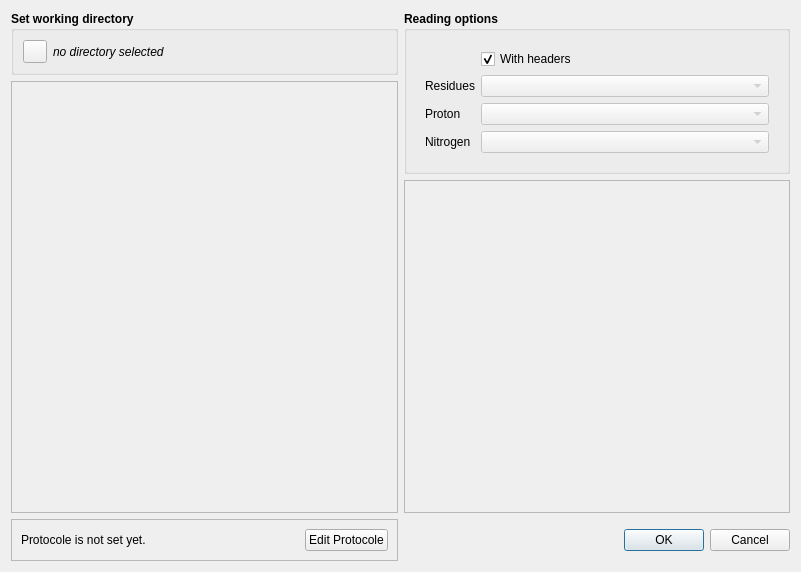
<?xml version="1.0" encoding="UTF-8"?>
<ui version="4.0">
 <class>Dialog</class>
 <widget class="QDialog" name="Dialog">
  <property name="windowModality">
   <enum>Qt::ApplicationModal</enum>
  </property>
  <property name="geometry">
   <rect>
    <x>0</x>
    <y>0</y>
    <width>801</width>
    <height>572</height>
   </rect>
  </property>
  <property name="windowTitle">
   <string>Setup new experiment</string>
  </property>
  <property name="autoFillBackground">
   <bool>false</bool>
  </property>
  <property name="sizeGripEnabled">
   <bool>false</bool>
  </property>
  <property name="modal">
   <bool>true</bool>
  </property>
  <layout class="QGridLayout" name="gridLayout">
   <item row="2" column="7">
    <widget class="QDialogButtonBox" name="buttonBox">
     <property name="orientation">
      <enum>Qt::Horizontal</enum>
     </property>
     <property name="standardButtons">
      <set>QDialogButtonBox::Cancel|QDialogButtonBox::Ok</set>
     </property>
    </widget>
   </item>
   <item row="1" column="7">
    <layout class="QGridLayout" name="gridLayout_2">
     <item row="0" column="0">
      <widget class="QGroupBox" name="groupBox_2">
       <property name="font">
        <font>
         <weight>75</weight>
         <bold>true</bold>
        </font>
       </property>
       <property name="title">
        <string>Reading options</string>
       </property>
       <property name="flat">
        <bool>true</bool>
       </property>
       <property name="checkable">
        <bool>false</bool>
       </property>
       <layout class="QVBoxLayout" name="verticalLayout_2">
        <item>
         <widget class="QWidget" name="formWidget" native="true">
          <property name="font">
           <font>
            <weight>50</weight>
            <bold>false</bold>
           </font>
          </property>
          <layout class="QFormLayout" name="formLayout_3">
           <item row="2" column="0">
            <widget class="QLabel" name="protonLabel">
             <property name="text">
              <string>Proton</string>
             </property>
            </widget>
           </item>
           <item row="2" column="1">
            <widget class="QComboBox" name="protonColumn">
             <property name="enabled">
              <bool>false</bool>
             </property>
            </widget>
           </item>
           <item row="3" column="0">
            <widget class="QLabel" name="nitrogenLabel">
             <property name="text">
              <string>Nitrogen</string>
             </property>
            </widget>
           </item>
           <item row="3" column="1">
            <widget class="QComboBox" name="nitrogenColumn">
             <property name="enabled">
              <bool>false</bool>
             </property>
            </widget>
           </item>
           <item row="1" column="0">
            <widget class="QLabel" name="residuLabel">
             <property name="text">
              <string>Residues</string>
             </property>
            </widget>
           </item>
           <item row="1" column="1">
            <widget class="QComboBox" name="residueColumn">
             <property name="enabled">
              <bool>false</bool>
             </property>
            </widget>
           </item>
           <item row="0" column="1">
            <widget class="QCheckBox" name="headerCheckbox">
             <property name="text">
              <string>With headers</string>
             </property>
             <property name="checked">
              <bool>true</bool>
             </property>
            </widget>
           </item>
          </layout>
         </widget>
        </item>
       </layout>
      </widget>
     </item>
     <item row="1" column="0">
      <widget class="QTableView" name="filePreview">
       <property name="enabled">
        <bool>false</bool>
       </property>
       <property name="frameShadow">
        <enum>QFrame::Raised</enum>
       </property>
       <property name="sizeAdjustPolicy">
        <enum>QAbstractScrollArea::AdjustToContents</enum>
       </property>
       <property name="editTriggers">
        <set>QAbstractItemView::NoEditTriggers</set>
       </property>
       <property name="tabKeyNavigation">
        <bool>false</bool>
       </property>
       <property name="selectionMode">
        <enum>QAbstractItemView::NoSelection</enum>
       </property>
       <property name="gridStyle">
        <enum>Qt::DashLine</enum>
       </property>
       <attribute name="horizontalHeaderCascadingSectionResizes">
        <bool>true</bool>
       </attribute>
       <attribute name="horizontalHeaderStretchLastSection">
        <bool>true</bool>
       </attribute>
       <attribute name="verticalHeaderCascadingSectionResizes">
        <bool>true</bool>
       </attribute>
       <attribute name="verticalHeaderStretchLastSection">
        <bool>true</bool>
       </attribute>
      </widget>
     </item>
    </layout>
   </item>
   <item row="1" column="3">
    <layout class="QVBoxLayout" name="verticalLayout">
     <item>
      <widget class="QGroupBox" name="groupBox">
       <property name="sizePolicy">
        <sizepolicy hsizetype="Preferred" vsizetype="Minimum">
         <horstretch>0</horstretch>
         <verstretch>0</verstretch>
        </sizepolicy>
       </property>
       <property name="font">
        <font>
         <weight>75</weight>
         <bold>true</bold>
        </font>
       </property>
       <property name="title">
        <string>Set working directory</string>
       </property>
       <layout class="QFormLayout" name="formLayout">
        <item row="0" column="0">
         <widget class="QToolButton" name="toolButton">
          <property name="text">
           <string/>
          </property>
          <property name="icon">
           <iconset theme="folder">
            <normaloff>.</normaloff>.</iconset>
          </property>
         </widget>
        </item>
        <item row="0" column="1">
         <widget class="QLabel" name="cwdLabel">
          <property name="font">
           <font>
            <weight>50</weight>
            <italic>true</italic>
            <bold>false</bold>
           </font>
          </property>
          <property name="text">
           <string>no directory selected</string>
          </property>
         </widget>
        </item>
       </layout>
      </widget>
     </item>
     <item>
      <widget class="QListView" name="fileListView">
       <property name="enabled">
        <bool>false</bool>
       </property>
       <property name="dragEnabled">
        <bool>true</bool>
       </property>
       <property name="dragDropOverwriteMode">
        <bool>true</bool>
       </property>
       <property name="dragDropMode">
        <enum>QAbstractItemView::InternalMove</enum>
       </property>
       <property name="defaultDropAction">
        <enum>Qt::MoveAction</enum>
       </property>
       <property name="alternatingRowColors">
        <bool>true</bool>
       </property>
       <property name="selectionBehavior">
        <enum>QAbstractItemView::SelectRows</enum>
       </property>
       <property name="movement">
        <enum>QListView::Snap</enum>
       </property>
       <property name="modelColumn">
        <number>0</number>
       </property>
      </widget>
     </item>
    </layout>
   </item>
   <item row="2" column="3">
    <widget class="QFrame" name="frame">
     <property name="frameShape">
      <enum>QFrame::StyledPanel</enum>
     </property>
     <property name="frameShadow">
      <enum>QFrame::Raised</enum>
     </property>
     <layout class="QGridLayout" name="gridLayout_4">
      <item row="0" column="0">
       <widget class="QLabel" name="label">
        <property name="text">
         <string>Protocole is not set yet.</string>
        </property>
       </widget>
      </item>
      <item row="0" column="2">
       <widget class="QPushButton" name="editProtocoleBtn">
        <property name="text">
         <string>Edit Protocole</string>
        </property>
       </widget>
      </item>
      <item row="0" column="1">
       <spacer name="horizontalSpacer">
        <property name="orientation">
         <enum>Qt::Horizontal</enum>
        </property>
        <property name="sizeHint" stdset="0">
         <size>
          <width>40</width>
          <height>20</height>
         </size>
        </property>
       </spacer>
      </item>
     </layout>
    </widget>
   </item>
  </layout>
 </widget>
 <resources/>
 <connections>
  <connection>
   <sender>buttonBox</sender>
   <signal>accepted()</signal>
   <receiver>Dialog</receiver>
   <slot>accept()</slot>
   <hints>
    <hint type="sourcelabel">
     <x>648</x>
     <y>542</y>
    </hint>
    <hint type="destinationlabel">
     <x>157</x>
     <y>274</y>
    </hint>
   </hints>
  </connection>
  <connection>
   <sender>buttonBox</sender>
   <signal>rejected()</signal>
   <receiver>Dialog</receiver>
   <slot>reject()</slot>
   <hints>
    <hint type="sourcelabel">
     <x>716</x>
     <y>542</y>
    </hint>
    <hint type="destinationlabel">
     <x>286</x>
     <y>274</y>
    </hint>
   </hints>
  </connection>
  <connection>
   <sender>toolButton</sender>
   <signal>clicked()</signal>
   <receiver>Dialog</receiver>
   <slot>browse()</slot>
   <hints>
    <hint type="sourcelabel">
     <x>37</x>
     <y>46</y>
    </hint>
    <hint type="destinationlabel">
     <x>199</x>
     <y>149</y>
    </hint>
   </hints>
  </connection>
  <connection>
   <sender>fileListView</sender>
   <signal>clicked(QModelIndex)</signal>
   <receiver>Dialog</receiver>
   <slot>load_csv()</slot>
   <hints>
    <hint type="sourcelabel">
     <x>152</x>
     <y>345</y>
    </hint>
    <hint type="destinationlabel">
     <x>299</x>
     <y>249</y>
    </hint>
   </hints>
  </connection>
 </connections>
 <slots>
  <slot>browse()</slot>
  <slot>load_csv()</slot>
 </slots>
</ui>
